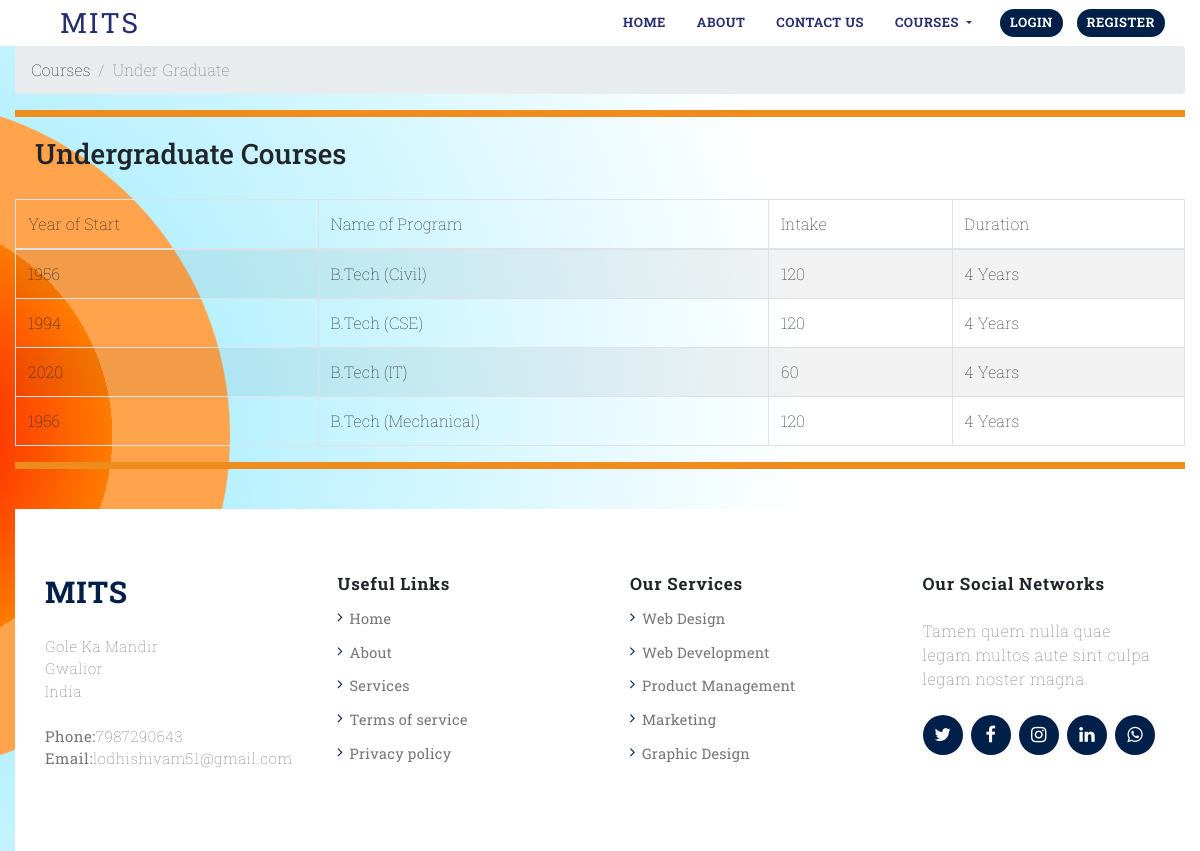
/ug.php, run on the app's committed database.
### tables this page shows
CREATE TABLE `course` (
  `c_id` varchar(20) NOT NULL,
  `year` int(8) NOT NULL,
  `c_name` varchar(50) NOT NULL,
  `duration` int(10) NOT NULL,
  `fees` int(20) NOT NULL,
  `intake` int(10) NOT NULL,
  `f_seats` int(10) NOT NULL,
  `v_seats` int(20) NOT NULL,
  `c_type` varchar(20) NOT NULL
);

### ug.php (the view, shortened to what this page needs)
<?php
require 'connection.php';
  $result2 = mysqli_query($conn, "SELECT * FROM course where c_type='ug' ");
?>
<!DOCTYPE html>
<html lang="en">
<head>
    <link rel="stylesheet" href="https://cdnjs.cloudflare.com/ajax/libs/font-awesome/4.7.0/css/font-awesome.min.css">
    <link rel="stylesheet" href="css/bootstrap.min.css">
    <link rel="stylesheet" href="css/style.css">
</head>
<body>
    <div class="head">
        <div class="container">
            <div class="head_main">
                <nav class="navbar navbar-expand-lg navbar-light p-0 m-0">
                    <a class="navbar-brand  logo border-dark header_logo" href="index.html">
                        <img class="img-fluid " width="90px" src="images/mits-logo.png" alt=""> MITS</a>
                    <div class="collapse navbar-collapse justify-content-end" id="navbarNav">
                        <ul class="navbar-nav">
                            <li class="nav-item margin_right">
                                <a class="nav-link my_nav" href="index.html">HOME </a>
                            </li>
                            <li class="nav-item margin_right">
                                <a class="nav-link my_nav" href="about.html">ABOUT</a>
                            </li>
                            <li class="nav-item margin_right">
                                <a class="nav-link my_nav" href="contact.html">CONTACT US</a>
                            </li>
                            <li class="nav-item dropdown margin_right">
                                <a class="nav-link my_nav dropdown-toggle" role="button" data-toggle="dropdown"
                                    aria-expanded="false">
                                    COURSES
                            </a>
                            </li>
                        </ul>
                        <div class="log_btn margin_right">
                            <a href="login.html">Login</a>
                            <a  href="register-form.html">Register</a>
                        </div>
                    </div>
                </nav>
            </div>
        </div>
    </div>
    <section id="sp-section-6">
        <div class="container">
<div class="container-inner">
<div class="row">
<div id="sp-breadcrumbs" class="col-lg-12 "><div class="sp-column "><div class="sp-module "><div class="sp-module-content">
<ol itemscope="" itemtype="https://schema.org/BreadcrumbList" class="breadcrumb">
<li itemprop="itemListElement" itemscope="" itemtype="https://schema.org/ListItem" class="breadcrumb-item"><span itemprop="name">Courses</span>				<meta itemprop="position" content="1">
</li>
    <li itemprop="itemListElement" itemscope="" itemtype="https://schema.org/ListItem" class="breadcrumb-item active"><span itemprop="name">Under Graduate</span>				<meta itemprop="position" content="2">
</li>
</ol>
</div></div></div></div></div>
            </div>
</div>
</section>
<section id="sp-main-body" class="top_mvd_section">
    <div class="container">
<div class="container-inner">
<div class="row">
<main id="sp-component" class="col-lg-12 ">
<div class="sp-column ">
<div class="article-details " itemscope="" itemtype="https://schema.org/Article">
<div itemprop="articleBody">
<div><div class="row align-items-center">
<div class="col-lg-12">
<div class="left_head">
    <aside style="font-size:1.5em;border-top:7px solid rgb(238, 140, 29);padding:20px;">
        <h3>Undergraduate Courses </h3>
        </aside>
</div>
<div class="table-responsive">
<table class="table table-striped table-bordered table-hover">
<thead>
<tr>
<th scope="col">Year of Start</th>
<th scope="col">Name of Program</th>
<th scope="col">Intake</th>
<th scope="col">Duration</th>
</tr>
</thead>
<tbody>
                             <tr>
                             <?php
                            while($row2 = mysqli_fetch_assoc($result2))
                            {
                            ?>
                            <td><?php echo $row2['year']?></td>
                            <td><?php echo $row2['c_name']?></td>
                            <td><?php echo $row2['intake']?></td>
                            <td><?php echo $row2['duration']?> Years</td>
                            </tr>
                             <?php
                            }
                            ?>
                            </tbody>
</table>
</div>
</div>
</div>
<aside style="font-size:1.5em;border-top:7px solid rgb(238, 140, 29);padding:20px;"></aside>
<div class="footer_main">
    <div class="container">
        <div class="row">
            <div class="col-lg-3 col-md-6 col-sm-6 footer_col_main">
                <div class="footer_col">
                    <div class="footer_logo">
                        <a href="index.html">
                            <h3>MITS</h3>
                        </a>
                        <p>Gole Ka Mandir <br>
                            Gwalior<br>India
                            <br>
                            <br>
                            <strong>Phone:</strong>7987290643 <br>
                            <strong>Email:</strong>lodhishivam51@gmail.com
                        </p>
                    </div>
                </div>
            </div>
            <div class="col-lg-3 col-md-6 col-sm-6 footer_col_main">
                <div class="footer_col">
                    <h6>Useful Links</h6>
                    <ul class="m-0 p-0">
                        <li><a href="#">Home</a></li>
                        <li><a href="#">About</a></li>
                        <li><a href="#">Services</a></li>
                        <li><a href="#">Terms of service</a></li>
                        <li><a href="#">Privacy policy</a></li>
                    </ul>
                </div>
            </div>
            <div class="col-lg-3 col-md-6 col-sm-6 footer_col_main">
                <div class="footer_col">
                    <h6>Our Services</h6>
                    <ul class="m-0 p-0">
                        <li><a href="#">Web Design</a></li>
                        <li><a href="#">Web Development</a></li>
                        <li><a href="#">Product Management</a></li>
                        <li><a href="#">Marketing</a></li>
                        <li><a href="#">Graphic Design</a></li>
                    </ul>
                </div>
            </div>
            <div class="col-lg-3 col-md-6 col-sm-6 footer_col_main">
                <div class="footer_col">
                    <h6>Our Social Networks</h6>
                    <p>Tamen quem nulla quae legam multos aute sint culpa legam noster magna
                    </p>
                    <div class="footer_media mt-4">
                        <div class="footer_icon">
                            <a href=""> <i class="fa fa-twitter" aria-hidden="true"></i></a>
                        </div>
                        <div class="footer_icon">
                            <a href=""> <i class="fa fa-facebook" aria-hidden="true"></i></a>
                        </div>
                        <div class="footer_icon">
                            <a href="#"> <i class="fa fa-instagram" aria-hidden="true"></i></a>
                        </div>
                        <div class="footer_icon">
                            <a href="#"> <i class="fa fa-linkedin" aria-hidden="true"></i></a>
                        </div>
                        <div class="footer_icon">
                            <a href="#"> <i class="fa fa-whatsapp" aria-hidden="true"></i></a>
                        </div>
                    </div>
                </div>
            </div>
        </div>
    </div>
</div>
</body>
</html>

### css/style.css (style rules this page uses)
* { box-sizing: border-box !important; text-decoration: none !important; list-style: none !important; font-family: "Roboto Slab" !important; font-weight: lighter; padding: 0; margin: 0; }
body { margin: auto; background: radial-gradient(circle at -8.9% 51.2%, rgb(255, 0, 0) 0%, rgb(255, 124, 0) 15.9%, rgb(255, 163, 77) 15.9%, rgb(255, 163, 77) 24.4%, rgb(185, 241, 255) 24.5%, rgb(255, 255, 255) 66%); background-repeat: no-repeat; background-size: contain; }
html { scroll-behavior: smooth; }
.container { max-width: 1200px !important; width: 100%; margin: auto; }
.head { width: 100%; float: left; color: black; background-color: white; }
.logo { position: relative; top: 30; left: 0px; }
.head_main { width: 100%; float: left; }
.header_logo { background-color: white; margin: 0 !important; padding: 2px 36px; color: #272e6e !important; font-size: 28px; font-weight: bolder; letter-spacing: 2px; }
.my_nav { color: #272e6e !important; font-size: 13px; font-weight: bold; letter-spacing: 0.5px; text-transform: uppercase; transition: 0.3s; }
.margin_right { margin-right: 15px; }
.log_btn a { display: inline-block; font-size: 13px; font-weight: bold; letter-spacing: 0.5px; background: #00204a; padding: 4px 10px; margin: 5px; border-radius: 50px; text-transform: uppercase; color: #fff !important; }
.footer_main { width: 100%; float: left; padding: 50px 0px; background: white; }
.footer_col { width: 100%; padding: 15px; }
.footer_logo { width: 100%; }
.footer_logo h3 { color: #00204a; }
.footer_logo h3 { font-size: 30px; letter-spacing: 1px; font-weight: bold; margin-bottom: 15px; }
.footer_logo p { color: #7e7e7e; font-size: 15px; letter-spacing: 0.2px; }
.footer_col h6 { font-weight: bold; font-size: 17px; letter-spacing: 0.8px; }
.footer_col li a { color: #777777; display: inline-block; padding: 6px 12px; font-weight: normal !important; font-size: 14.5px; letter-spacing: 0.3px; transition: 0.3s; position: relative; }
.footer_col li a::after { position: absolute; top: 5px; left: 0px; content: "\f105"; font-family: FontAwesome; color:#00204a; }
.footer_col p { color: #777777; letter-spacing: 0.5px; margin-top: 25px; }
.footer_media { width: 100%; display: flex; justify-content: space-between; }
.footer_icon { width: 40px; height: 40px; border-radius: 50%; background-color:#00204a; display: flex; justify-content: center; align-items: center; transition: 0.3s; cursor: pointer; }
.footer_icon i { font-family: FontAwesome !important; color: #fff; font-size: 18px; }

### data on the page
course: year "1956", c_name "B.Tech (Civil)", intake "120", duration "4"
course: year "1994", c_name "B.Tech (CSE)", intake "120", duration "4"
course: year "2020", c_name "B.Tech (IT)", intake "60", duration "4"
course: year "1956", c_name "B.Tech (Mechanical)", intake "120", duration "4"
